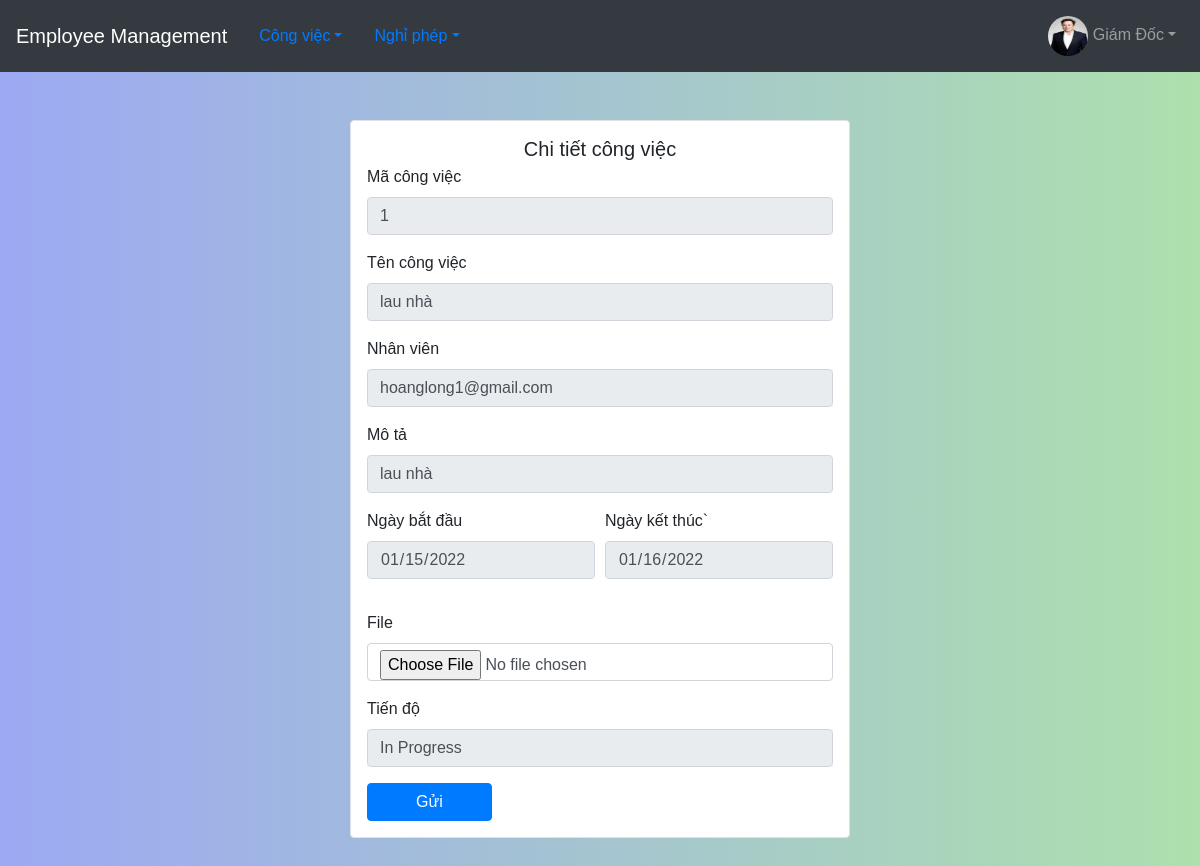
The page /source/nhanvien/project-details.php?maCV=1 (signed in) on the database its author committed.
### tables this page shows
CREATE TABLE `nhanvien` (
  `userName` varchar(255) NOT NULL,
  `firstName` varchar(255) NOT NULL,
  `lastName` varchar(255) NOT NULL,
  `email` varchar(255) NOT NULL,
  `pwd` varchar(255) NOT NULL,
  `phongBan` varchar(255) NOT NULL,
  `chucVu` varchar(255) NOT NULL,
  `activated` bit(1) DEFAULT b'0',
  `avatar` text NOT NULL
);

CREATE TABLE `congviec` (
  `maCV` int(11) NOT NULL,
  `tenCV` varchar(255) DEFAULT NULL,
  `maNV` varchar(255) DEFAULT NULL,
  `phongBan` varchar(255) DEFAULT NULL,
  `start` date DEFAULT NULL,
  `end` date DEFAULT NULL,
  `mota` varchar(255) DEFAULT NULL,
  `mark` int(11) DEFAULT NULL,
  `status` varchar(255) DEFAULT NULL,
  `file` text DEFAULT NULL
);

### source/nhanvien/project-details.php (the view, shortened to what this page needs)
<!DOCTYPE html>
<html lang="en">
<head>
	<link rel="stylesheet" href="https://maxcdn.bootstrapcdn.com/bootstrap/4.5.2/css/bootstrap.min.css">
	<link rel="stylesheet" href="../style.css">
    <?php
      require_once('../db/db.php');
      $email = $_SESSION['email'];
      $sql = "SELECT * from `nhanvien` WHERE email = ?";
      $stm = $conn->prepare($sql);
      $stm->bind_param("s", $email);
      if (!$stm->execute()) {
          die('Không tìm thấy' . $stm->error);
      }
      $result = $stm->get_result();
      $data = $result->fetch_assoc();
      $chucVu = $data['chucVu'];
      if($data['chucVu'] == 'Trưởng Phòng') {
          require_once('./nav/truongphong-nav.php');
      }
      else {
          require_once('./nav/nhanvien-nav.php');
      }
      $maCV = $_GET['maCV'];
      $sql = "SELECT * FROM `congviec` WHERE `maCV` = ?";
      $stm = $conn->prepare($sql);
      $stm->bind_param("s", $maCV);
      if (!$stm->execute()) {
          die('Cannot insert' . $stm->error);
      }
      $result = $stm->get_result();
      $data = $result->fetch_assoc();
      $tenCV = $data['tenCV'];
      $maNV = $data['maNV'];
      $start = $data['start'];
      $end = $data['end'];
      $mota = $data['mota'];
      $status = $data['status'];
      $file = $data['file'];
    ?>
</head>
<body>
    <div class="container-fluid">
    <div id="inner">
      <div class="row">
        <div class="col-md-8 col-lg-5 my-5 mx-2 mx-sm-auto border rounded px-3 py-3 bg-white">
          <h5 class="text-center mb-1">Chi tiết công việc</h5>
          <form onsubmit="return confirm()"; method="POST" action="../process/status-project.php">
            <div class="form-group">
              <label for="maCV">Mã công việc</label>
              <input
                readonly
                type="text"
                value="<?=$maCV?>"
                name="maCV"
                id="maCV"
                class="form-control"
                />
            </div>
            <div class="form-group">
              <label for="tenCV">Tên công việc</label>
              <input
                readonly
                type="text"
                value="<?=$tenCV?>"
                name="tenCV"
                id="tenCV"
                class="form-control"
                placeholder="Tên công việc"
              />
            </div>
            <div class="form-group">
              <label for="maNV">Nhân viên</label>
              <input
                readonly
                type="text"
                value="<?=$maNV?>"
                name="maNV"
                id="maNV"
                class="form-control"
                placeholder="Nhân viên"
              />
            </div>
            <div class="form-group">
              <label for="mota">Mô tả</label>
              <input
                readonly
                type="text"
                value="<?=$mota?>"
                name="mota"
                id="mota"
                class="form-control"
                placeholder="Mô tả"
                />
              </div>
              <div class="form-group form-row">
                <div class="form-group col-md-6">
                    <label for="start">Ngày bắt đầu</label>
                    <input readonly value="<?=$start?>" name="start" class="form-control" type="date" placeholder="Ngày bắt đầu" id="start">
                </div>
                <div class="form-group col-md-6">
                    <label for="end">Ngày kết thúc`</label>
                    <input readonly value="<?=$end?>" name="end" class="form-control" type="date" placeholder="Ngày kết thúc" id="end">
                </div>
              </div>
              <?php
              if($chucVu == 'Trưởng Phòng') {
                ?>
                  <div class="form-group">
                    <label for="file">File</label> <br>
                    <?php
                    if($data['file'] != '') {
                      ?>
                      <a class="form-control w-25" href="../process/download.php?file=<?=$file?>"><?=$file?></a><?php
                    }?>
                  </div>
                <?php
              }
              else {
                ?>
                <div class="form-group">
                  <label for="file">File</label>
                  <?php
                    if($data['status'] != 'Complete' && $data['status'] != 'New' && $data['status'] != 'Waiting') {
                      ?>
                        <input
                    type="file"
                    value=""
                    name="file"
                    id="file"
                    class="form-control"
                    placeholder="Tệp đính kèm"
                    />
                      <?php
                    }
                  ?>
                </div>
                <?php
              }
              ?>
              <div class="form-group">
              <label for="status">Tiến độ</label>
              <input
                readonly
                type="text"
                value="<?=$status?>"
                name="status"
                id="status"
                class="form-control"
                />
              </div>
            <?php
              if($data['status'] == "New") {
                if($chucVu == 'Trưởng Phòng') {
                ?><button onclick="return confirmDelete()"; name="btn" value="cancel" class="btn btn-danger px-5 mr-2">Hủy công việc</button><?php
                }
                else {
                  ?><button onclick="return confirmStart()"; name="btn" value="start" class="btn btn-primary px-5 mr-2">Bắt đầu</button><?php
                }
              }
              else {
                if($chucVu == 'Trưởng Phòng') {
                  if($status == 'Waiting') {
                  ?><button onclick="return confirmDelete()"; name="btn" value="accept" class="btn btn-success px-5 mr-2">Chấp nhận</button><?php
                  ?><button onclick="return confirmDelete()"; name="btn" value="reject" class="btn btn-outline-success px-5 mr-2">Từ chối</button><?php
                  }
                  }
                else {
                  if($status != 'Complete' && $status != 'Waiting') {
                  ?><button onclick="return confirmStart()"; name="btn" value="submit" class="btn btn-primary px-5 mr-2">Gửi</button><?php
                  }
                }
              }
            ?>
            </form>
        </div>
      </div>
      </div>
    </div>
</body>
</html>

### source/nhanvien/nav/nhanvien-nav.php (shortened to what this page needs)
<div id="header">
      <?php
        $email = $_SESSION['email'];
        $stm->bind_param("s", $email);
        if (!$stm->execute()) {
            die('Không tìm thấy' . $stm->error);
        }
        $result = $stm->get_result();
        $data = $result->fetch_assoc();
        $avatar = $data['avatar'];
      ?>
      <nav class="navbar navbar-expand-md bg-dark navbar-dark">
        <a class="navbar-brand" href="./index.php">Employee Management</a>
        <div class="collapse navbar-collapse" id="collapsibleNavbar">
        <div class="nav-item dropdown">
                <a href="#" data-toggle="dropdown" class="nav-link dropdown-toggle user-action">Công việc</a>
            </div>
            <div class="nav-item dropdown">
              <a href="#" data-toggle="dropdown" class="nav-link dropdown-toggle user-action">Nghỉ phép</a>
            </div>
        </div>
        <div class="navbar-nav ml-auto">
        <div class="nav-item dropdown">
    				<a href="#" data-toggle="dropdown" class="nav-link dropdown-toggle user-action"><img src="../<?= $avatar ?>" class="avatar" alt="Avatar" style="width: 40px; height: 40px; border-radius: 30px;"> <?= $_SESSION['name']?><b class="caret"></b></a>
    			</div>
    		</div>
      </nav>
    </div>

### source/style.css (style rules this page uses)
* { padding: 0; margin: 0; box-sizing: border-box; font-family: "Poppin", sans-serif; }
body { background-image: linear-gradient( 90deg, rgb(156, 169, 243), rgb(173, 224, 173) ); }

### rows shown on the page
nhanvien: avatar (picture)
congviec: tenCV "lau nhà", maNV "hoanglong1@gmail.com", mota "lau nhà", start "01/15/2022", end "01/16/2022", status "In Progress"

### other values the page prints
$_SESSION['name'] "Giám Đốc"
